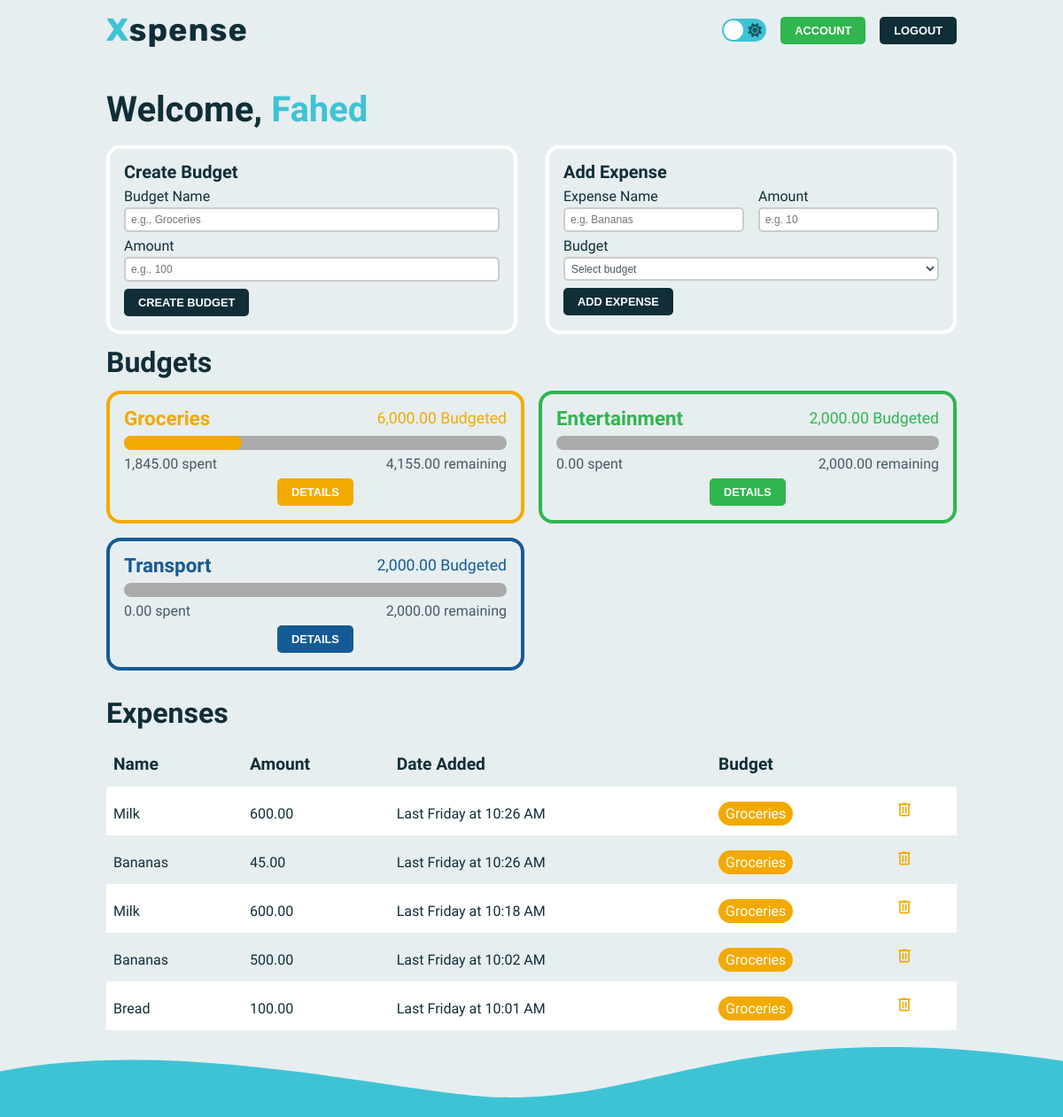
Page /dashboard (signed in) on the earlier database version.
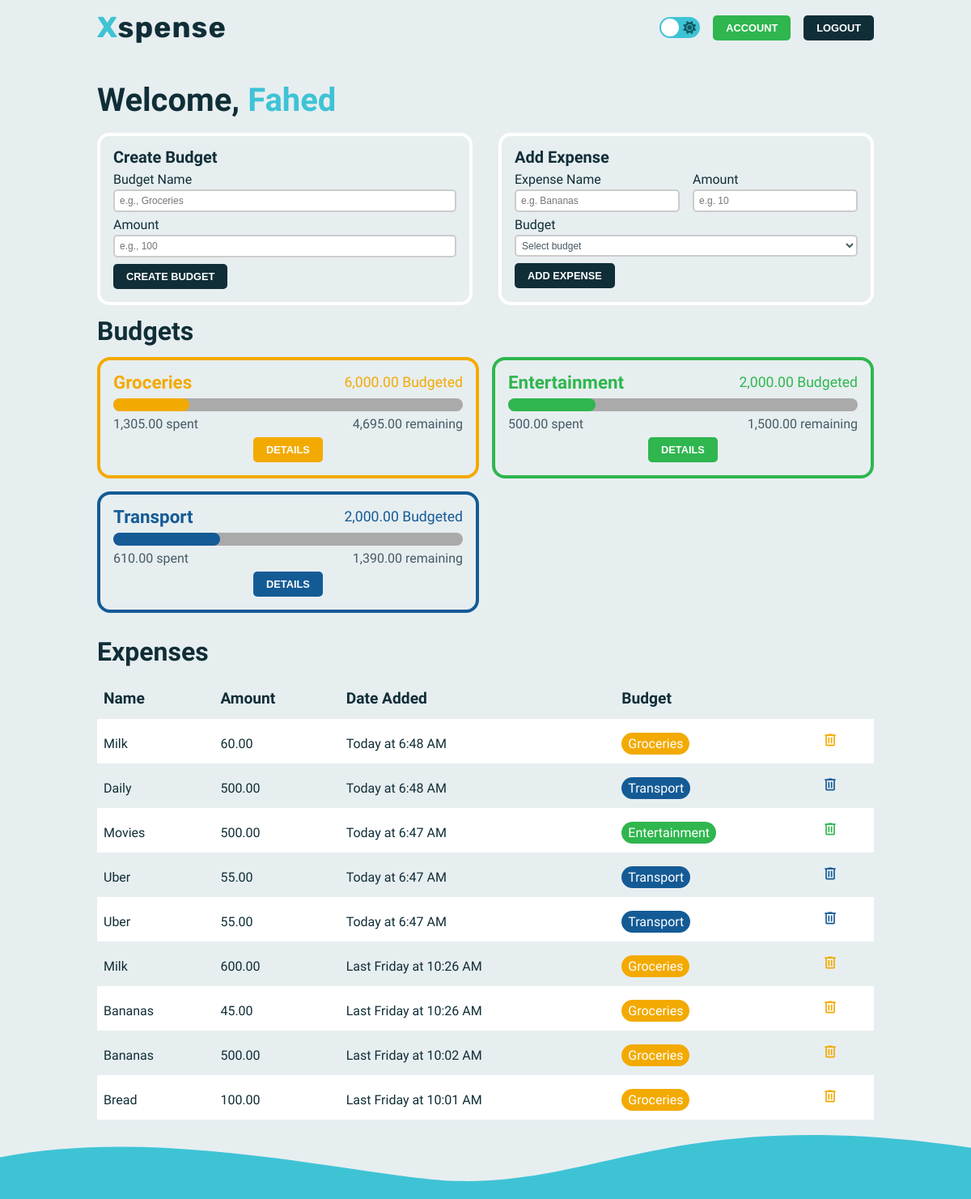
Same page on the later database version.
### models.py (models this page shows, shortened)
class User(db.Model, UserMixin):
    __tablename__ = "user"
    id = db.Column(db.Integer, primary_key=True)
    name = db.Column(db.String(25), nullable=False)
    username = db.Column(db.String(25), nullable=False, unique=True)
    password = db.Column(db.String(80), nullable=False)
    date_added = db.Column(db.DateTime, default=datetime.utcnow)
    budgets = db.relationship("Budget", backref="user")
    expenses = db.relationship("Expense", backref="user")

class Budget(db.Model, UserMixin):
    __tablename__ = "budget"
    id = db.Column(db.Integer, primary_key=True)
    name = db.Column(db.String(25), nullable=False)
    amount = db.Column(db.Float, nullable=False)
    spent = db.Column(db.Float, nullable=False, default=0)
    color = db.Column(db.String(9), nullable=False)
    date_added = db.Column(db.DateTime, default=datetime.utcnow)
    user_id = db.Column(db.Integer, db.ForeignKey("user.id"))
    expenses = db.relationship("Expense", backref="budget")

class Expense(db.Model, UserMixin):
    __tablename__ = "expense"
    id = db.Column(db.Integer, primary_key=True)
    name = db.Column(db.String(25), nullable=False)
    amount = db.Column(db.Float, nullable=False)
    date_added = db.Column(db.DateTime, default=datetime.utcnow)
    budget_id = db.Column(db.Integer, db.ForeignKey("budget.id"))
    user_id = db.Column(db.Integer, db.ForeignKey("user.id"))

### app.py (the view)
@app.route("/dashboard", methods=["GET"])
@login_required
def dashboard():
    budget_form = BudgetForm()
    expense_form = ExpenseForm()
    return render_template(
        "dashboard.html",
        current_user=current_user,
        budget_form=budget_form,
        expense_form=expense_form,
        curr_f=currency_formatter,
    )

### forms.py (shortened to what this page needs)
class BudgetForm(FlaskForm):
    name = StringField(
        "Budget Name",
        validators=[InputRequired(), length(min=3, max=13)],
        render_kw={"placeholder": "e.g., Groceries"},
    )
    amount = FloatField(
        "Amount",
        validators=[InputRequired()],
        render_kw={"placeholder": "e.g., 100"},
    )
    submit = SubmitField("Create Budget")

class ExpenseForm(FlaskForm):
    expense_name = StringField(
        "Expense Name",
        validators=[InputRequired(), length(min=3, max=12)],
        render_kw={"placeholder": "e.g. Bananas"},
    )
    expense_amount = FloatField(
        "Amount",
        validators=[InputRequired()],
        render_kw={"placeholder": "e.g. 10"},
    )
    expense_submit = SubmitField("Add Expense")

### app.py (called while the page is built)
@login_manager.user_loader
def load_user(user_id):
    return User.query.get(int(user_id))

### helpers.py (called while the page is built)
def currency_formatter(number):
    return "{:,.2f}".format(number)

### templates/dashboard.html (shortened to what this page needs)
{% extends 'layout.html' %}
{% block header %}
<a href="/account" ><button class="btn btn-secondary btn-small">Account</button></a>
<a href="/logout" ><button class="btn btn-small">logout</button></a>
{% endblock %}
{% block body %}
<div class="container dashboard">
  <h1 class="title">Welcome, <span class="highlight">{{ current_user.name }}</span></h1>
  <div class="create">
    <div class="card budget">
      <h3 class="sub-subtitle">Create Budget</h3>
      <form action="/new-budget" method="post" novalidate>
        <div class="form-control">
          {{ budget_form.name.label}}
          {{ budget_form.name(class="input", size=20)}}
        </div>
        <div class="form-control">
          {{ budget_form.amount.label}}
          {{ budget_form.amount(class="input", size=20)}}
        </div>
        {{ budget_form.submit(class="btn btn-small") }}
      </form>
    </div>
    {% if current_user.budgets %}
    <div class="card expense">
      <h3 class="sub-subtitle">Add Expense</h3>
      <form action="/new-expense" method="post">
        <div class="expense-wrapper">
          <div class="form-control">
            {{ expense_form.expense_name.label}}
            {{ expense_form.expense_name(class="input", size=20)}}
          </div>
          <div class="form-control">
            {{ expense_form.expense_amount.label}}
            {{ expense_form.expense_amount(class="input", size=20)}}
          </div>
        </div>
        <div class="form-control">
          <label for="category">Budget</label>
          <select name="budget" id="budget" class="input select" required>
            {% with budgets = current_user.budgets %}
              <option value="" disabled selected>Select budget</option>
            {% endwith %}
          </select>
        </div>
        {{ expense_form.expense_submit(class="btn btn-small") }}
      </form>
    </div>
    {% endif %}
  </div>
  {% if current_user.budgets %}
  <h2 class="subtitle">Budgets</h2>
  <div class="budgets-container">
    {% for budget in current_user.budgets %}
    <div class="budget-card {{ budget.color }}">
      <div class="row">
        <h3 class="sub-subtitle row-title {{ budget.color }}">{{ budget.name }}</h3>
        <p class="amount {{ budget.color }}">{{ curr_f(budget.amount) }} Budgeted</p>
      </div>
      <div class="row {{ budget.color }}">
        <progress max="{{ budget.amount }}" value="{{ budget.spent }}"></progress>
      </div>
      <div class="row progress-text">
        <small>{{ curr_f(budget.spent) }} spent</small>
        {% if budget.amount - budget.spent < 0 %}
        <small class="warn">{{  curr_f(budget.spent - budget.amount) }} overbudget</small>
        {% else %}
        <small>{{ curr_f(budget.amount - budget.spent) }} remaining</small>
        {% endif %}
      </div>
      <div class="row">
        <a href="/budgets/{{ budget.name }}"><button class="btn btn-small {{ budget.color }}">details</button></a>
      </div>
    </div>
    {% endfor %}
  </div>
  {% endif %}
  {% if current_user.expenses %}
  <h2 class="subtitle">Expenses</h2>
  <table class="expenses">
      <tr>
        <th>Name</th>
        <th>Amount</th>
        <th>Date Added</th>
        <th>Budget</th>
        <th></th>
      </tr>
        {% for expense in current_user.expenses|reverse %}
          <tr>
            <td>{{ expense.name }}</td>
            <td>{{ curr_f(expense.amount) }}</td>
            <td>{{ moment(expense.date_added).calendar() }}</td>
            <td><span class="budget-name {{ expense.budget.color }}"><a href="/budgets/{{ expense.budget.name }}">{{ expense.budget.name }}</a></span></td>
            <td>
              <form action="/delete-expense" method="post">
                <button class="delete-expense" type="submit">
                  <svg
                    xmlns="http://www.w3.org/2000/svg"
                    height="20"
                    viewBox="0 -960 960 960"
                    width="24"
                    class="{{ expense.budget.color }}"
                  >
                    <path
                      d="M280-120q-33 0-56.5-23.5T200-200v-520h-40v-80h200v-40h240v40h200v80h-40v520q0 33-23.5 56.5T680-120H280Zm400-600H280v520h400v-520ZM360-280h80v-360h-80v360Zm160 0h80v-360h-80v360ZM280-720v520-520Z"
                    />
                  </svg>
                </button>
              </form>
            </td>
          </tr>
      {% endfor %}
    </table>
    {% endif %}
</div>
{% endblock %}

### templates/layout.html (shortened to what this page needs)
<!DOCTYPE html>
<html lang="en">
  <head>
    <link
      rel="stylesheet"
      href="https://cdnjs.cloudflare.com/ajax/libs/font-awesome/6.4.2/css/all.min.css"
    />
    <link rel="stylesheet" href="../static/css/reset.css" />
    <link rel="stylesheet" href="../static/css/style.css" />
    <link rel="stylesheet" href="../static/css/accents.css" />
    <link rel="stylesheet" href="../static/css/switch.css" />
  </head>
  <body>
    <header>
      <div class="logo">
        <a href="/"><span class="highlight">X</span>spense</a>
      </div>
      <div class="header-buttons">
        <div>
          <label for="checkbox" class="checkbox-label">
            <i class="fas fa-sun"></i>
            <span class="ball"></span>
          </label>
        </div>
        {% block header %}{% endblock %}
      </div>
    </header>
    {% block body %}{% endblock %}
    <footer>
      <svg
        class="footer-svg"
        xmlns="http://www.w3.org/2000/svg"
        viewBox="0 0 1366 90"
      >
        <defs></defs>
        <g id="Layer_2" data-name="Layer 2">
          <g id="Layer_1-2" data-name="Layer 1">
            <path
              d="M0,31.43C237.21-15.3,518.77,62.12,645.44,64.7,849,68.85,956.86-42.3,1366,17.93V126.3H0Z"
            />
          </g>
        </g>
      </svg>
    </footer>
  </body>
</html>

### static/css/style.css (style rules this page uses)
:root { --primary-color: #3ec3d5; --secondary-color: #145a64; --light-color: #ffffff; --text-color: #102E37; --text-color-light: #455a64; --progress-color: #aaa; --accent-color1: #2fb64e; --accent-color2: #ff555f; --accent-color3: #55adff; --accent-color4: #f3aa00; --accent-color5: #F78D3F; --accent-color6: #145b96; --accent-color7: #3d5f06; --background-color: #e7eef0; --footer-color: #3ec3d5; --box-shadow: 0 0 8px #bbb; --main-font: "Source Sans 3", sans-serif; --logo-font: "Rubik", sans-serif; }
* { margin: 0; padding: 0; box-sizing: border-box; transition: 0.1s; }
.logo { font-family: var(--logo-font); color: var(--text-color); font-size: 2.25rem; font-weight: 700; letter-spacing: 1px; }
.highlight { color: var(--primary-color) !important; }
body { font-family: var(--main-font); display: flex; flex-direction: column; justify-content: space-between; min-height: 100vh; background-color: var(--background-color); }
header { width: 80%; max-width: 1024px; margin: 0 auto; padding: 1rem 0; display: flex; justify-content: space-between; align-items: center; }
.header-buttons { display: flex; gap: 1rem; align-items: center; }
a { text-decoration: none; }
a, a:visited, a:hover, a:active { color: inherit; }
.footer-svg { fill: var(--footer-color) !important; position: relative; bottom: -3px; }
label { color: var(--text-color); }
.container { width: 80%; max-width: 1024px; margin: 0 auto; flex-grow: 1; padding: 1rem 0; }
.btn { text-transform: uppercase; padding: 0.625rem 1.25rem; font-size: 1rem; width: max-content; color: var(--light-color) !important; font-weight: 700; background-color: var(--text-color); border: none; border-radius: 5px; cursor: pointer; text-decoration: none; }
.btn-secondary { background-color: var(--accent-color1); }
.btn-small { padding: 0.5rem 1rem; font-size: 0.8rem; }
.input { width: 100%; height: 2em; padding: 1em 0.5em; border: 2px solid #ccc; border-radius: 4px; background-color: white; font-size: 1rem; margin-top: 0.25rem; color: var(--text-color-light); }
.title { font-size: 2.5rem; font-weight: 700; margin: 0.5em 0; color: var(--text-color); }
.subtitle { font-size: 2rem; font-weight: 700; margin-bottom: 0.5em; color: var(--text-color); }
.sub-subtitle { font-size: 1.25rem; font-weight: 700; margin-bottom: 0.5em; color: var(--text-color); }
.create { display: grid; grid-template-columns: 1fr 1fr; gap: 2rem; }
.create .input { width: 100%; padding: 1em 0.5em; border-radius: 5px; background-color: white; font-size: 0.75rem; margin-top: 0.25rem; color: var(--text-color-light); }
.card { border-radius: 15px; padding: 1rem; margin-bottom: 1rem; position: relative; border: 4px solid var(--light-color); }
.create form { display: flex; flex-direction: column; gap: 0.5rem; }
.expense-wrapper { display: grid; grid-template-columns: 1fr 1fr; gap: 1rem; }
.form-control { display: flex; flex-direction: column; position: relative; }
.input.select { padding: 0 0.25em; height: 2.25em; }
.budgets-container { display: grid; grid-template-columns: repeat(auto-fill, minmax(320px, 1fr)); gap: 1rem; margin-bottom: 2rem; }
.budget-card { padding: 1rem; height: 150px; border-radius: 16px; display: flex; gap: 0.5rem; flex-direction: column; justify-content: center; }
.row { width: 100%; text-align: center; display: flex; justify-content: space-between; align-items: center; }
.row a { margin: auto; }
.row .sub-subtitle { margin: 0; font-size: 1.4rem; }
.row .amount { font-size: 1.1rem; }
progress { width: 100%; height: 1rem; border: none; }
.progress-text { color: var(--text-color-light); }
table { border-collapse: collapse; width: 100%; }
th { font-size: 1.2rem; font-weight: 700; }
td , th { text-align: left; padding: 1rem 0.5rem; color: var(--text-color); }
.expenses tr:nth-child(even) { background-color: var(--light-color); }
.budget-name { display: inline; padding: .25rem .5rem; border-radius: 1em; color: white !important; font-weight: 500; }
.delete-expense { background-color: transparent; border: none; cursor: pointer; }

### static/css/switch.css (style rules this page uses)
.checkbox-label { background-color: var(--primary-color); width: 50px; height: 26px; border-radius: 50px; position: relative; padding: 5px; cursor: pointer; display: flex; justify-content: space-between; align-items: center; }
.fa-sun { color: var(--secondary-color); }
.checkbox-label .ball { background-color: #fff; width: 22px; height: 22px; position: absolute; left: 2px; top: 2px; border-radius: 50%; transition: transform 0.2s linear; }

Differences in the rows shown:
removed Expense: name "Milk", amount "600.00", date_added "Last Friday at 10:18 AM", budget.name "Groceries"
changed Budget "Groceries": spent "1,845.00" → "1,305.00"; curr_f(budget.amount-budget.spent) "4,155.00" → "4,695.00"
changed Budget "Entertainment": spent "0.00" → "500.00"; curr_f(budget.amount-budget.spent) "2,000.00" → "1,500.00"
changed Budget "Transport": spent "0.00" → "610.00"; curr_f(budget.amount-budget.spent) "2,000.00" → "1,390.00"
added Expense: name "Milk", amount "60.00", date_added "Today at 6:48 AM", budget.name "Groceries"
added Expense: name "Daily", amount "500.00", date_added "Today at 6:48 AM", budget.name "Transport"
added Expense: name "Movies", amount "500.00", date_added "Today at 6:47 AM", budget.name "Entertainment"
added Expense: name "Uber", amount "55.00", date_added "Today at 6:47 AM", budget.name "Transport"
added Expense: name "Uber", amount "55.00", date_added "Today at 6:47 AM", budget.name "Transport"
